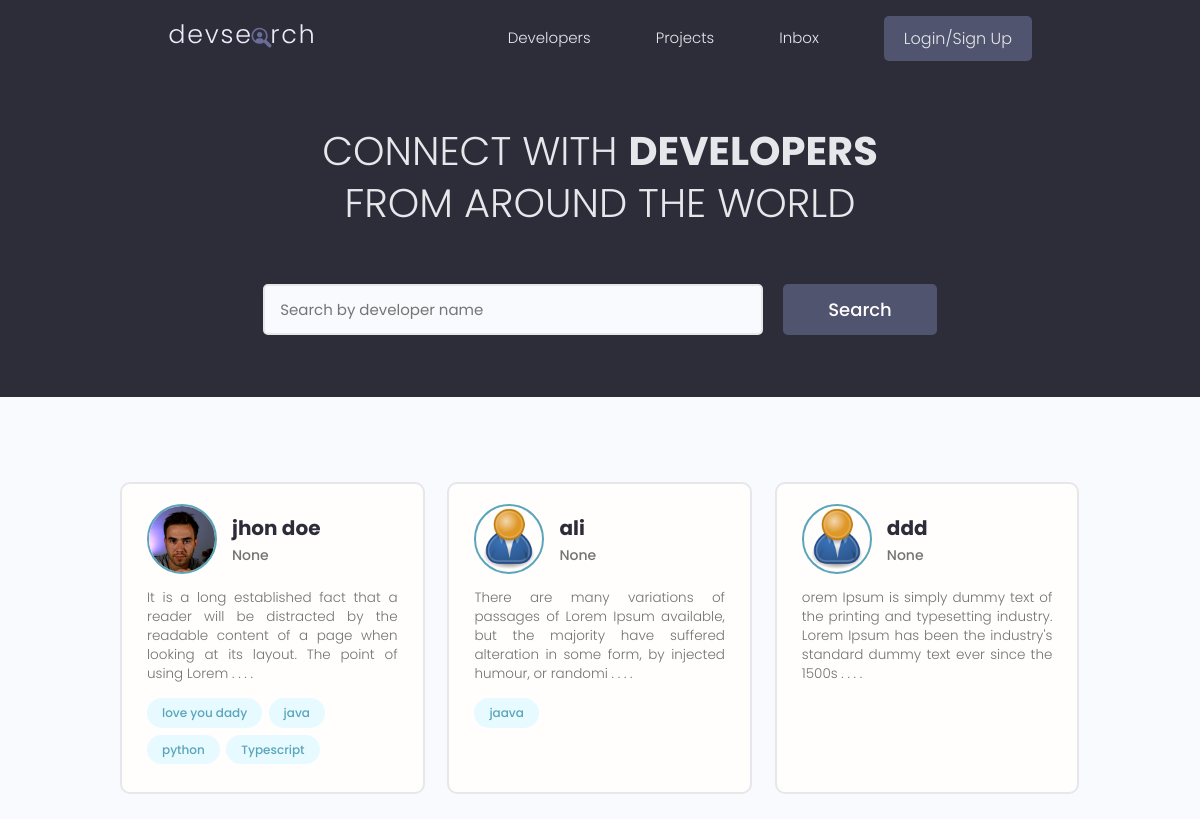
The app's page /, older data.
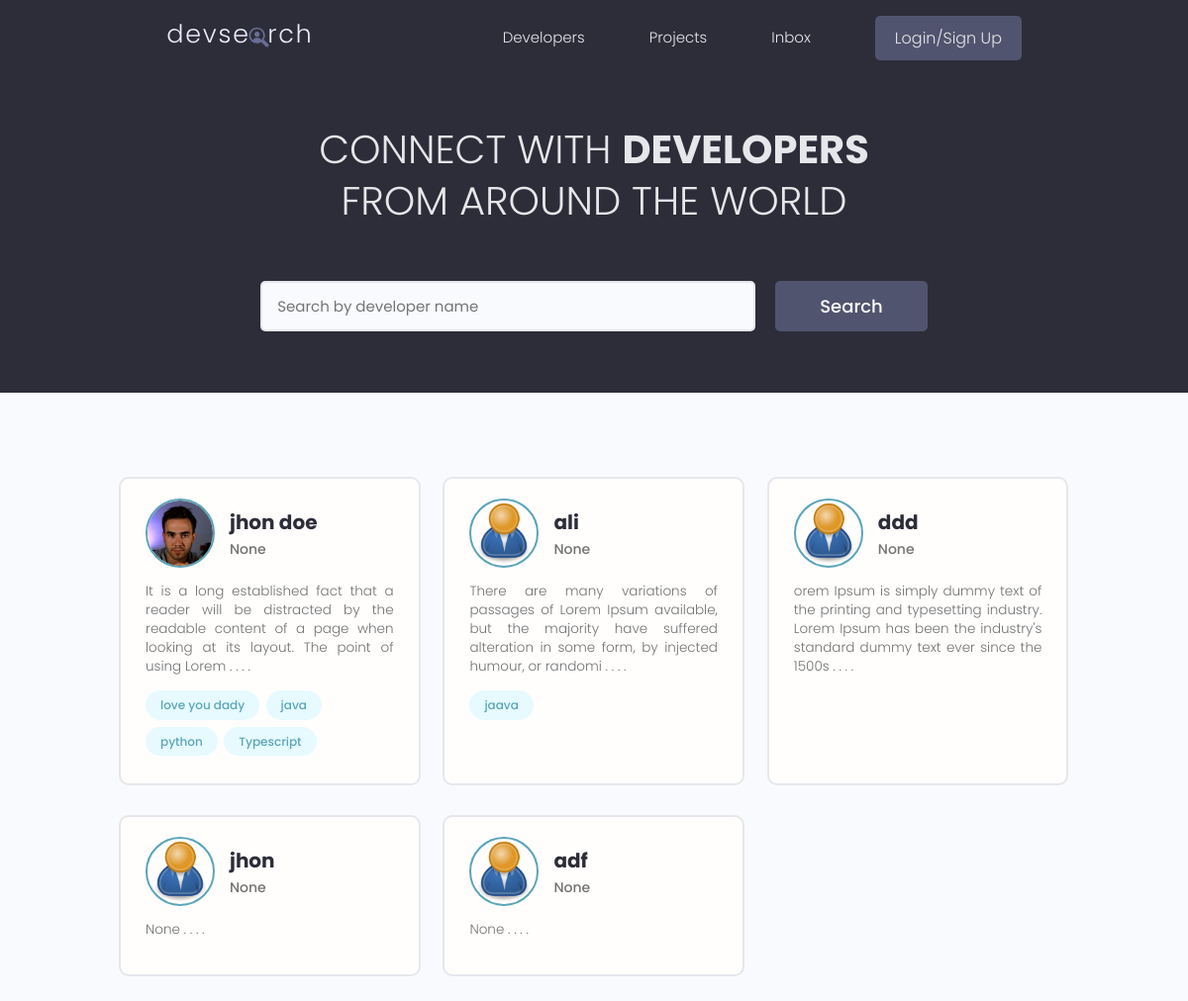
The same page, newer data.
### users/models.py (models this page shows, shortened)
class Profile(models.Model):
      user = models.OneToOneField(User, on_delete=models.CASCADE,
            null=True, blank=True)
      name = models.CharField(max_length=200, blank=True, null=True)
      email = models.EmailField(max_length=500, blank=True,null=True)
      username =models.CharField(max_length=200, blank=True, null=True)
      location = models.CharField(max_length=200, blank=True, null=True)
      short_intro = models.CharField(max_length=200, blank=True, null=True)
      bio = models.TextField(blank=True, null=True)
      profile_image = models.ImageField(blank=True,null=True,
            default='user-default.png', upload_to='profiles/')
      social_github  = models.CharField(max_length=200, blank=True, null=True)
      social_twitter = models.CharField(max_length=200, blank=True, null=True)
      social_linkdin = models.CharField(max_length=200, blank=True, null=True)
      social_youtube = models.CharField(max_length=200, blank=True, null=True)
      social_website = models.CharField(max_length=200, blank=True, null=True)
      created = models.DateTimeField(auto_now_add=True)
      id = models.UUIDField(default=uuid.uuid4 ,
                  unique=True , primary_key=True , editable=False )

class Skill(models.Model):
      owner = models.ForeignKey(Profile,on_delete=models.CASCADE,
                  null=True, blank=True)
      name = models.CharField(max_length=100 , null=True, blank=True)
      description = models.TextField(max_length=1000 , null=True, blank=True)
      created = models.DateTimeField(auto_now_add=True)
      id = models.UUIDField(unique=True,
                  default=uuid.uuid4,primary_key=True,editable=False)
      def __str__(self):
            return str(self.name)

### users/views.py (the view)
# urls.py: path('', views.profiles , name='profiles'),
def profiles(request):
      profiles = Profile.objects.all()
      if request.user:
            rm = request.user.username
            profiles = profiles.exclude(name=rm)
      context = {'profiles':profiles }
      return render(request, 'users/profiles.html',context)

### users/templates/users/profiles.html (shortened to what this page needs)
{% extends "base.html" %}
{% load static %}
{% block content %}
  <main class="home">
      <section class="hero-section text-center">
        <div class="container container--narrow">
          <div class="hero-section__box">
            <h2>CONNECT WITH <span>DEVELOPERS</span></h2>
            <h2>FROM AROUND THE WORLD</h2>
          </div>
          <div class="hero-section__search">
            <form class="form" action="#" method="get">
              <div class="form__field">
                <input class="input input--text" id="formInput#search" type="text" name="text"
                  placeholder="Search by developer name" />
              </div>
              <input class="btn btn--sub btn--lg" type="submit" value="Search" />
            </form>
          </div>
        </div>
      </section>
      <section class="devlist">
        <div class="container">
          <div class="grid grid--three">
            {% for profile in profiles %}
            <div class="column card">
              <div class="dev">
                <a href="{% url 'user-profile' profile.id %}" class="card__body">
                  <div class="dev__profile">
                    <img class="avatar avatar--md" src="{{ profile.profile_image.url }}" alt="image" />
                    <div class="dev__meta">
                      <h3>{{ profile.name }}</h3>
                      <h5>{{profile.short_intro|slice:'100'}}</h5>
                    </div>
                  </div>
                  <p class="dev__info">
                        {{ profile.bio|slice:'150' }} . . . .
                  </p>
                  <div class="dev__skills">
                  {% for skill in profile.skill_set.all|slice:'5' %}
                    <span class="tag tag--pill tag--main">
                      <small>{{skill}}</small>
                    </span>
                  {%endfor%}
                  </div>
                </a>
              </div>
            </div>
            {% endfor %}
          </div>
        </div>
      </section>
    </main>
{% endblock content %}

### templates/base.html (shortened to what this page needs)
<!DOCTYPE html>
{% load static %}
<html lang="en">
  <head>
    <link rel="stylesheet" href="https://cdnjs.cloudflare.com/ajax/libs/font-awesome/4.7.0/css/font-awesome.min.css">
    <link rel="stylesheet" href="https://cdn.iconmonstr.com/1.3.0/css/iconmonstr-iconic-font.min.css" />
    <link rel="stylesheet" href="https://cdn.iconmonstr.com/1.3.0/css/iconmonstr-iconic-font.min.css" />
    <link rel="stylesheet" href="{% static  'uikit/styles/uikit.css' %}" />
    <link rel="stylesheet" href="{% static 'styles/app.css' %}" />
  </head>
  <body>
    <header class="header">
      <div class="container container--narrow">
        <a href="{% url 'profiles' %}" class="header__logo">
          <img src="{% static 'images/logo.svg'%}" alt="DevSearch Logo" />
        </a>
        <nav class="header__nav">
          <ul class="header__menu">
            <li class="header__menuItem"><a href="{% url 'profiles' %}">Developers</a></li>
            <li class="header__menuItem"><a href="{% url 'projects' %}">Projects</a></li>
            <li class="header__menuItem"><a href="">Inbox</a></li>
            {% if request.user.is_authenticated %}
            <li class="header__menuItem"><a href="{% url  'account' %}">Account</a></li>
            <li class="header__menuItem"><a href="{% url  'logout' %}" class="btn btn--sub">Logout</a></li>
            {% else %}
            <li class="header__menuItem"><a href="{% url  'login' %}" class="btn btn--sub">Login/Sign Up</a></li>
            {% endif %}
          </ul>
        </nav>
      </div>
    </header>
    {% block content %}
    {% endblock %}
</body>
</html>

### static/styles/app.css (style rules this page uses)
:root { --color-sub: #2d2d39; }
.btn--sub { background-color: var(--color-sub-light); }
.card { border: 2px solid var(--color-light); }
img { width: 100%; }
.header { position: sticky; z-index: 111; background-color: var(--color-sub); padding: 1.5rem 0; }
.header > .container { display: flex; justify-content: space-between; align-items: center; }
.header__logo > img { height: 3.8rem; }
.header__nav > ul { display: inline-flex; align-items: center; list-style: none; gap: 6.5rem; }
.header__menuItem > a { color: var(--color-light); font-weight: 300; }
.hero-section { height: 40vh; display: flex; align-items: center; background-color: var(--color-sub); }
.hero-section__box { margin-bottom: 4rem; }
.hero-section__box > h2, .hero-section__box > h2 > span { font-size: 4rem; color: var(--color-light); line-height: 1.3; text-transform: uppercase; }
.hero-section__box > h2 { font-weight: 300; }
.hero-section__box > h2 > span { font-weight: 700; }
.hero-section__search > .form { display: flex; align-items: center; justify-content: center; gap: 2rem; }
.hero-section__search > .form input.input--text { width: 50rem; }
.devlist { margin-top: 8rem; }
.devlist .grid { align-items: stretch; }
.devlist .dev .dev__profile { display: flex; align-items: center; gap: 1.5rem; }
.devlist .dev .dev__meta h3 { color: var(--color-sub); font-size: 2rem; font-weight: 700; }
.devlist .dev .dev__meta h5 { color: var(--color-text); font-size: 1.4rem; font-weight: 500; }
.devlist .dev .dev__info { margin: 1.5rem 0; font-size: 1.35rem; line-height: 1.4; text-align: justify; }

### static/uikit/styles/modules/_variables.css (style rules this page uses)
:root { --color-main: #5aa5b9; --color-main-light: #e6faff; --color-sub: #3f4156; --color-sub-light: #51546e; --color-sub-lighter: #ededfd; --color-text: #737373; --color-gray: #8b8b8b; --color-light: #e5e7eb; --color-light-gray: #767676; --color-bg: #f8fafd; --color-white: #fffefd; --color-white-light: #f3f3f3; --color-success: #359e64; --color-success-bg: #def8e8; --color-error: #fc4b0b; --color-error-bg: #fff2ee; --font-base: 'Poppins', arial, helvetica, 'Segoe UI', roboto, ubuntu, sans-serif; --font-monospace: 'Fira Code', 'Courier New', courier, monospace; --font-regular: 300; --font-medium: 500; --font-bold: 700; --generic-shadow: 1px 1px 5px #00000010; --generic-transition: all 0.3s ease-in-out; }

### static/uikit/styles/modules/_base.css (style rules this page uses)
* { margin: 0; padding: 0; box-sizing: border-box; text-rendering: optimizeLegibility; color: inherit; font-size: inherit; }
html { font-size: 50%; }
@media only screen and (min-width: 480px) { html { font-size: 56.25%; } }
@media only screen and (min-width: 1200px) { html { font-size: 62.5%; } }
body { line-height: 1.6; font-weight: 400; font-size: 1.5rem; color: var(--color-text); background-color: var(--color-bg); min-height: 100vh; }

### static/uikit/styles/modules/_typography.css (style rules this page uses)
* { font-family: var(--font-base); }
h2 { font-size: 3.6rem; font-weight: var(--font-bold); }
h3 { font-size: 3.2rem; font-weight: var(--font-medium); }
h5 { font-size: 2.4rem; font-weight: var(--font-medium); }
h5, h6 { font-weight: var(--font-regular); }
p, span, strong { font-size: 1.6rem; color: var(--color-text); font-weight: var(--font-regular); }
a { padding-bottom: 2px; text-decoration: none; display: inline-block; color: var(--color-main); font-weight: var(--font-medium); }

### static/uikit/styles/modules/_utilities.css (style rules this page uses)
.container { width: 92%; max-width: 165rem; margin: 0 auto; box-sizing: border-box; }
.container--narrow { width: 92%; max-width: 120rem; }
@media screen and (min-width: 1000px) { .container { width: 90%; } }
@media screen and (min-width: 1000px) { .container--narrow { width: 85%; } }
@media screen and (min-width: 1200px) { .container { width: 80%; } }
@media screen and (min-width: 1200px) { .container--narrow { width: 72%; } }
.text-center { text-align: center; }

### static/uikit/styles/modules/_avatar.css (style rules this page uses)
.avatar { border-radius: 50%; border: 2px solid var(--color-main); object-fit: cover; }
.avatar--md { height: 7rem; width: 7rem; }

### static/uikit/styles/modules/_button.css (style rules this page uses)
.btn { display: inline-block; position: relative; cursor: pointer; background-color: var(--color-light); font-weight: var(--font-medium); color: var(--color-sub); text-decoration: none; padding: 1rem 2rem; border-radius: 0.5rem; border: none; width: -webkit-fit-content; width: -moz-fit-content; width: fit-content; height: -webkit-fit-content; height: -moz-fit-content; height: fit-content; font-size: 1.6rem; outline-width: 0; outline-color: transparent; -webkit-backface-visibility: hidden; backface-visibility: hidden; transition: all 0.3s ease-in-out; }
.btn--sub { background-color: var(--color-sub); color: var(--color-white); }
.btn--lg { font-size: 1.8rem; padding: 1.2rem 4.5rem; }

Row changes from the older to the newer data that the page shows:
added Profile: profile_image (placeholder picture), name "jhon", short_intro "None", bio "None"
added Profile: profile_image (placeholder picture), name "adf", short_intro "None", bio "None"
